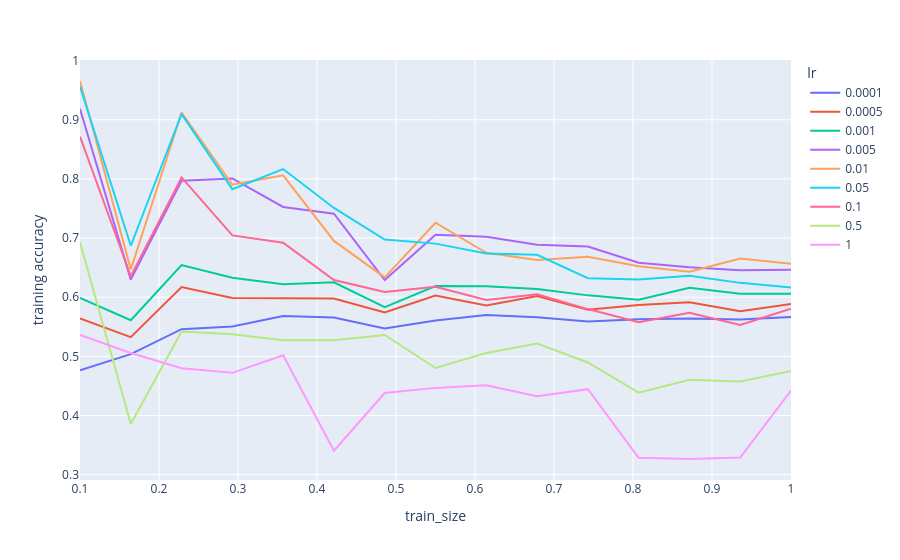
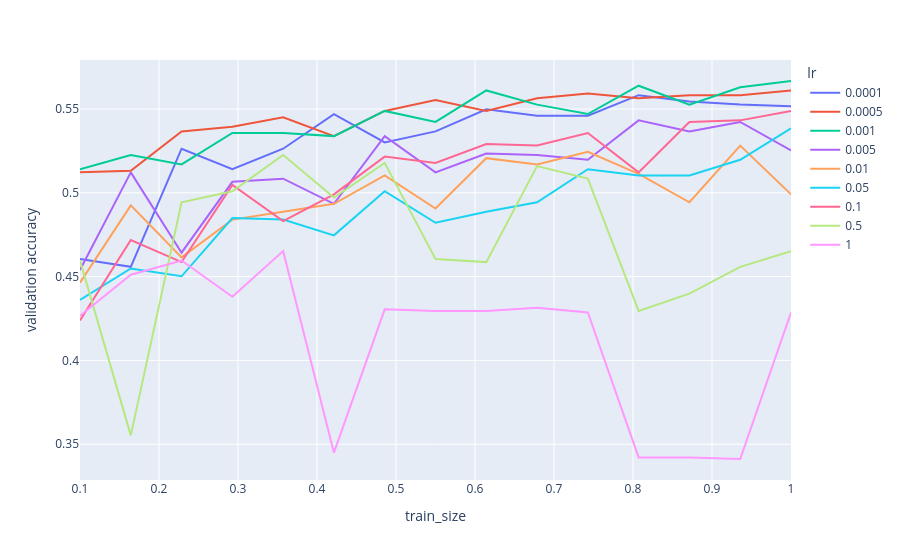

Notebook code cell kept with these figures, in order:
### Code cell
train_and_plot_learning_curves(
    [
        NN(hidden_layer_sizes=(64,), lr=0.0001),
        NN(hidden_layer_sizes=(64,), lr=0.0005),
        NN(hidden_layer_sizes=(64,), lr=0.001),
        NN(hidden_layer_sizes=(64,), lr=0.005),
        NN(hidden_layer_sizes=(64,), lr=0.01),
        NN(hidden_layer_sizes=(64,), lr=0.05),
        NN(hidden_layer_sizes=(64,), lr=0.1),
        NN(hidden_layer_sizes=(64,), lr=0.5),
        NN(hidden_layer_sizes=(64,), lr=1),
    ],
    wine_X_tr,
    wine_y_tr,
    wine_X_val,
    wine_y_val,
    seed,
    "lr"
)


train_and_plot_learning_curves(
    [
        MLPClassifier(hidden_layer_sizes=(64,), learning_rate_init=0.0001),
        MLPClassifier(hidden_layer_sizes=(64,), learning_rate_init=0.0005),
        MLPClassifier(hidden_layer_sizes=(64,), learning_rate_init=0.001),
        MLPClassifier(hidden_layer_sizes=(64,), learning_rate_init=0.005),
        MLPClassifier(hidden_layer_sizes=(64,), learning_rate_init=0.01),
        MLPClassifier(hidden_layer_sizes=(64,), learning_rate_init=0.05),
        MLPClassifier(hidden_layer_sizes=(64,), learning_rate_init=0.1),
        MLPClassifier(hidden_layer_sizes=(64,), learning_rate_init=0.5),
        MLPClassifier(hidden_layer_sizes=(64,), learning_rate_init=1),
    ],
    wine_X_tr,
    wine_y_tr,
    wine_X_val,
    wine_y_val,
    seed,
    "learning_rate_init"
)

### Figure 1 — Plotly figure (JSON) as saved in the notebook; plotly's stock layout.template omitted (floating-point values rounded to 4 significant figures)
{"data": [{"hovertemplate": "lr=0.0001<br>train_size=%{x}<br>training accuracy=%{y}<extra></extra>", "legendgroup": "0.0001", "line": {"color": "#636efa", "dash": "solid"}, "marker": {"symbol": "circle"}, "mode": "lines", "name": "0.0001", "orientation": "v", "showlegend": true, "type": "scatter", "x": [0.1, 0.1643, 0.2286, 0.2929, 0.3571, 0.4214, 0.4857, 0.55, 0.6143, 0.6786, 0.7429, 0.8071, 0.8714, 0.9357, 1.0], "xaxis": "x", "y": [0.4765, 0.5038, 0.546, 0.5503, 0.5684, 0.5658, 0.5471, 0.5607, 0.5699, 0.566, 0.5588, 0.5629, 0.5638, 0.5623, 0.5667], "yaxis": "y"}, {"hovertemplate": "lr=0.0005<br>train_size=%{x}<br>training accuracy=%{y}<extra></extra>", "legendgroup": "0.0005", "line": {"color": "#EF553B", "dash": "solid"}, "marker": {"symbol": "circle"}, "mode": "lines", "name": "0.0005", "orientation": "v", "showlegend": true, "type": "scatter", "x": [0.1, 0.1643, 0.2286, 0.2929, 0.3571, 0.4214, 0.4857, 0.55, 0.6143, 0.6786, 0.7429, 0.8071, 0.8714, 0.9357, 1.0], "xaxis": "x", "y": [0.5643, 0.5324, 0.6173, 0.5985, 0.5982, 0.5978, 0.5742, 0.6028, 0.5862, 0.602, 0.5787, 0.587, 0.5915, 0.5764, 0.5887], "yaxis": "y"}, {"hovertemplate": "lr=0.001<br>train_size=%{x}<br>training accuracy=%{y}<extra></extra>", "legendgroup": "0.001", "line": {"color": "#00cc96", "dash": "solid"}, "marker": {"symbol": "circle"}, "mode": "lines", "name": "0.001", "orientation": "v", "showlegend": true, "type": "scatter", "x": [0.1, 0.1643, 0.2286, 0.2929, 0.3571, 0.4214, 0.4857, 0.55, 0.6143, 0.6786, 0.7429, 0.8071, 0.8714, 0.9357, 1.0], "xaxis": "x", "y": [0.5987, 0.5611, 0.6543, 0.6328, 0.6219, 0.6253, 0.5832, 0.6188, 0.6184, 0.614, 0.6031, 0.5959, 0.616, 0.6058, 0.6059], "yaxis": "y"}, {"hovertemplate": "lr=0.005<br>train_size=%{x}<br>training accuracy=%{y}<extra></extra>", "legendgroup": "0.005", "line": {"color": "#ab63fa", "dash": "solid"}, "marker": {"symbol": "circle"}, "mode": "lines", "name": "0.005", "orientation": "v", "showlegend": true, "type": "scatter", "x": [0.1, 0.1643, 0.2286, 0.2929, 0.3571, 0.4214, 0.4857, 0.55, 0.6143, 0.6786, 0.7429, 0.8071, 0.8714, 0.9357, 1.0], "xaxis": "x", "y": [0.9185, 0.6298, 0.797, 0.8009, 0.7526, 0.7413, 0.629, 0.7054, 0.702, 0.6888, 0.6858, 0.6584, 0.6505, 0.6457, 0.6463], "yaxis": "y"}, {"hovertemplate": "lr=0.01<br>train_size=%{x}<br>training accuracy=%{y}<extra></extra>", "legendgroup": "0.01", "line": {"color": "#FFA15A", "dash": "solid"}, "marker": {"symbol": "circle"}, "mode": "lines", "name": "0.01", "orientation": "v", "showlegend": true, "type": "scatter", "x": [0.1, 0.1643, 0.2286, 0.2929, 0.3571, 0.4214, 0.4857, 0.55, 0.6143, 0.6786, 0.7429, 0.8071, 0.8714, 0.9357, 1.0], "xaxis": "x", "y": [0.9655, 0.6469, 0.9122, 0.7901, 0.8061, 0.6952, 0.6335, 0.7259, 0.675, 0.663, 0.6685, 0.6522, 0.6429, 0.6654, 0.6566], "yaxis": "y"}, {"hovertemplate": "lr=0.05<br>train_size=%{x}<br>training accuracy=%{y}<extra></extra>", "legendgroup": "0.05", "line": {"color": "#19d3f3", "dash": "solid"}, "marker": {"symbol": "circle"}, "mode": "lines", "name": "0.05", "orientation": "v", "showlegend": true, "type": "scatter", "x": [0.1, 0.1643, 0.2286, 0.2929, 0.3571, 0.4214, 0.4857, 0.55, 0.6143, 0.6786, 0.7429, 0.8071, 0.8714, 0.9357, 1.0], "xaxis": "x", "y": [0.9561, 0.687, 0.9095, 0.7827, 0.8167, 0.7509, 0.6974, 0.6906, 0.674, 0.6717, 0.6322, 0.63, 0.6361, 0.6242, 0.6162], "yaxis": "y"}, {"hovertemplate": "lr=0.1<br>train_size=%{x}<br>training accuracy=%{y}<extra></extra>", "legendgroup": "0.1", "line": {"color": "#FF6692", "dash": "solid"}, "marker": {"symbol": "circle"}, "mode": "lines", "name": "0.1", "orientation": "v", "showlegend": true, "type": "scatter", "x": [0.1, 0.1643, 0.2286, 0.2929, 0.3571, 0.4214, 0.4857, 0.55, 0.6143, 0.6786, 0.7429, 0.8071, 0.8714, 0.9357, 1.0], "xaxis": "x", "y": [0.8715, 0.6355, 0.8025, 0.7045, 0.6921, 0.629, 0.609, 0.6177, 0.5954, 0.6048, 0.5799, 0.5578, 0.5735, 0.5529, 0.5805], "yaxis": "y"}, {"hovertemplate": "lr=0.5<br>train_size=%{x}<br>training accuracy=%{y}<extra></extra>", "legendgroup": "0.5", "line": {"color": "#B6E880", "dash": "solid"}, "marker": {"symbol": "circle"}, "mode": "lines", "name": "0.5", "orientation": "v", "showlegend": true, "type": "scatter", "x": [0.1, 0.1643, 0.2286, 0.2929, 0.3571, 0.4214, 0.4857, 0.55, 0.6143, 0.6786, 0.7429, 0.8071, 0.8714, 0.9357, 1.0], "xaxis": "x", "y": [0.6928, 0.3855, 0.5418, 0.5375, 0.5272, 0.5271, 0.5361, 0.4803, 0.5056, 0.5217, 0.4897, 0.4387, 0.4603, 0.4575, 0.4753], "yaxis": "y"}, {"hovertemplate": "lr=1<br>train_size=%{x}<br>training accuracy=%{y}<extra></extra>", "legendgroup": "1", "line": {"color": "#FF97FF", "dash": "solid"}, "marker": {"symbol": "circle"}, "mode": "lines", "name": "1", "orientation": "v", "showlegend": true, "type": "scatter", "x": [0.1, 0.1643, 0.2286, 0.2929, 0.3571, 0.4214, 0.4857, 0.55, 0.6143, 0.6786, 0.7429, 0.8071, 0.8714, 0.9357, 1.0], "xaxis": "x", "y": [0.5361, 0.5057, 0.4801, 0.4722, 0.5018, 0.3405, 0.4381, 0.4467, 0.451, 0.4326, 0.4445, 0.3284, 0.3265, 0.3289, 0.442], "yaxis": "y"}], "layout": {"legend": {"title": {"text": "lr"}, "tracegroupgap": 0}, "margin": {"t": 60}, "xaxis": {"anchor": "y", "domain": [0, 1], "title": {"text": "train_size"}}, "yaxis": {"anchor": "x", "domain": [0, 1], "title": {"text": "training accuracy"}}}}

### Figure 2 — Plotly figure (JSON) as saved in the notebook; plotly's stock layout.template omitted (floating-point values rounded to 4 significant figures)
{"data": [{"hovertemplate": "lr=0.0001<br>train_size=%{x}<br>validation accuracy=%{y}<extra></extra>", "legendgroup": "0.0001", "line": {"color": "#636efa", "dash": "solid"}, "marker": {"symbol": "circle"}, "mode": "lines", "name": "0.0001", "orientation": "v", "showlegend": true, "type": "scatter", "x": [0.1, 0.1643, 0.2286, 0.2929, 0.3571, 0.4214, 0.4857, 0.55, 0.6143, 0.6786, 0.7429, 0.8071, 0.8714, 0.9357, 1.0], "xaxis": "x", "y": [0.4605, 0.4558, 0.5263, 0.5141, 0.5263, 0.547, 0.5301, 0.5367, 0.5498, 0.5461, 0.5461, 0.5583, 0.5545, 0.5526, 0.5517], "yaxis": "y"}, {"hovertemplate": "lr=0.0005<br>train_size=%{x}<br>validation accuracy=%{y}<extra></extra>", "legendgroup": "0.0005", "line": {"color": "#EF553B", "dash": "solid"}, "marker": {"symbol": "circle"}, "mode": "lines", "name": "0.0005", "orientation": "v", "showlegend": true, "type": "scatter", "x": [0.1, 0.1643, 0.2286, 0.2929, 0.3571, 0.4214, 0.4857, 0.55, 0.6143, 0.6786, 0.7429, 0.8071, 0.8714, 0.9357, 1.0], "xaxis": "x", "y": [0.5122, 0.5132, 0.5367, 0.5395, 0.5451, 0.5338, 0.5489, 0.5555, 0.5489, 0.5564, 0.5592, 0.5564, 0.5583, 0.5583, 0.5611], "yaxis": "y"}, {"hovertemplate": "lr=0.001<br>train_size=%{x}<br>validation accuracy=%{y}<extra></extra>", "legendgroup": "0.001", "line": {"color": "#00cc96", "dash": "solid"}, "marker": {"symbol": "circle"}, "mode": "lines", "name": "0.001", "orientation": "v", "showlegend": true, "type": "scatter", "x": [0.1, 0.1643, 0.2286, 0.2929, 0.3571, 0.4214, 0.4857, 0.55, 0.6143, 0.6786, 0.7429, 0.8071, 0.8714, 0.9357, 1.0], "xaxis": "x", "y": [0.5141, 0.5226, 0.5169, 0.5357, 0.5357, 0.5338, 0.5489, 0.5423, 0.5611, 0.5526, 0.547, 0.5639, 0.5526, 0.563, 0.5667], "yaxis": "y"}, {"hovertemplate": "lr=0.005<br>train_size=%{x}<br>validation accuracy=%{y}<extra></extra>", "legendgroup": "0.005", "line": {"color": "#ab63fa", "dash": "solid"}, "marker": {"symbol": "circle"}, "mode": "lines", "name": "0.005", "orientation": "v", "showlegend": true, "type": "scatter", "x": [0.1, 0.1643, 0.2286, 0.2929, 0.3571, 0.4214, 0.4857, 0.55, 0.6143, 0.6786, 0.7429, 0.8071, 0.8714, 0.9357, 1.0], "xaxis": "x", "y": [0.4539, 0.5122, 0.4643, 0.5066, 0.5085, 0.4934, 0.5338, 0.5122, 0.5235, 0.5226, 0.5197, 0.5432, 0.5367, 0.5423, 0.5254], "yaxis": "y"}, {"hovertemplate": "lr=0.01<br>train_size=%{x}<br>validation accuracy=%{y}<extra></extra>", "legendgroup": "0.01", "line": {"color": "#FFA15A", "dash": "solid"}, "marker": {"symbol": "circle"}, "mode": "lines", "name": "0.01", "orientation": "v", "showlegend": true, "type": "scatter", "x": [0.1, 0.1643, 0.2286, 0.2929, 0.3571, 0.4214, 0.4857, 0.55, 0.6143, 0.6786, 0.7429, 0.8071, 0.8714, 0.9357, 1.0], "xaxis": "x", "y": [0.4464, 0.4925, 0.4615, 0.484, 0.4887, 0.4934, 0.5103, 0.4906, 0.5207, 0.5169, 0.5244, 0.5113, 0.4944, 0.5282, 0.4991], "yaxis": "y"}, {"hovertemplate": "lr=0.05<br>train_size=%{x}<br>validation accuracy=%{y}<extra></extra>", "legendgroup": "0.05", "line": {"color": "#19d3f3", "dash": "solid"}, "marker": {"symbol": "circle"}, "mode": "lines", "name": "0.05", "orientation": "v", "showlegend": true, "type": "scatter", "x": [0.1, 0.1643, 0.2286, 0.2929, 0.3571, 0.4214, 0.4857, 0.55, 0.6143, 0.6786, 0.7429, 0.8071, 0.8714, 0.9357, 1.0], "xaxis": "x", "y": [0.4361, 0.4549, 0.4502, 0.485, 0.484, 0.4746, 0.5009, 0.4821, 0.4887, 0.4944, 0.5141, 0.5103, 0.5103, 0.5197, 0.5385], "yaxis": "y"}, {"hovertemplate": "lr=0.1<br>train_size=%{x}<br>validation accuracy=%{y}<extra></extra>", "legendgroup": "0.1", "line": {"color": "#FF6692", "dash": "solid"}, "marker": {"symbol": "circle"}, "mode": "lines", "name": "0.1", "orientation": "v", "showlegend": true, "type": "scatter", "x": [0.1, 0.1643, 0.2286, 0.2929, 0.3571, 0.4214, 0.4857, 0.55, 0.6143, 0.6786, 0.7429, 0.8071, 0.8714, 0.9357, 1.0], "xaxis": "x", "y": [0.4239, 0.4718, 0.4586, 0.5047, 0.4831, 0.4991, 0.5216, 0.5179, 0.5291, 0.5282, 0.5357, 0.5122, 0.5423, 0.5432, 0.5489], "yaxis": "y"}, {"hovertemplate": "lr=0.5<br>train_size=%{x}<br>validation accuracy=%{y}<extra></extra>", "legendgroup": "0.5", "line": {"color": "#B6E880", "dash": "solid"}, "marker": {"symbol": "circle"}, "mode": "lines", "name": "0.5", "orientation": "v", "showlegend": true, "type": "scatter", "x": [0.1, 0.1643, 0.2286, 0.2929, 0.3571, 0.4214, 0.4857, 0.55, 0.6143, 0.6786, 0.7429, 0.8071, 0.8714, 0.9357, 1.0], "xaxis": "x", "y": [0.4596, 0.3553, 0.4944, 0.5009, 0.5226, 0.4972, 0.5179, 0.4605, 0.4586, 0.516, 0.5085, 0.4295, 0.4398, 0.4558, 0.4652], "yaxis": "y"}, {"hovertemplate": "lr=1<br>train_size=%{x}<br>validation accuracy=%{y}<extra></extra>", "legendgroup": "1", "line": {"color": "#FF97FF", "dash": "solid"}, "marker": {"symbol": "circle"}, "mode": "lines", "name": "1", "orientation": "v", "showlegend": true, "type": "scatter", "x": [0.1, 0.1643, 0.2286, 0.2929, 0.3571, 0.4214, 0.4857, 0.55, 0.6143, 0.6786, 0.7429, 0.8071, 0.8714, 0.9357, 1.0], "xaxis": "x", "y": [0.4267, 0.4511, 0.4596, 0.438, 0.4652, 0.3449, 0.4305, 0.4295, 0.4295, 0.4314, 0.4286, 0.3421, 0.3421, 0.3412, 0.4286], "yaxis": "y"}], "layout": {"legend": {"title": {"text": "lr"}, "tracegroupgap": 0}, "margin": {"t": 60}, "xaxis": {"anchor": "y", "domain": [0, 1], "title": {"text": "train_size"}}, "yaxis": {"anchor": "x", "domain": [0, 1], "title": {"text": "validation accuracy"}}}}
